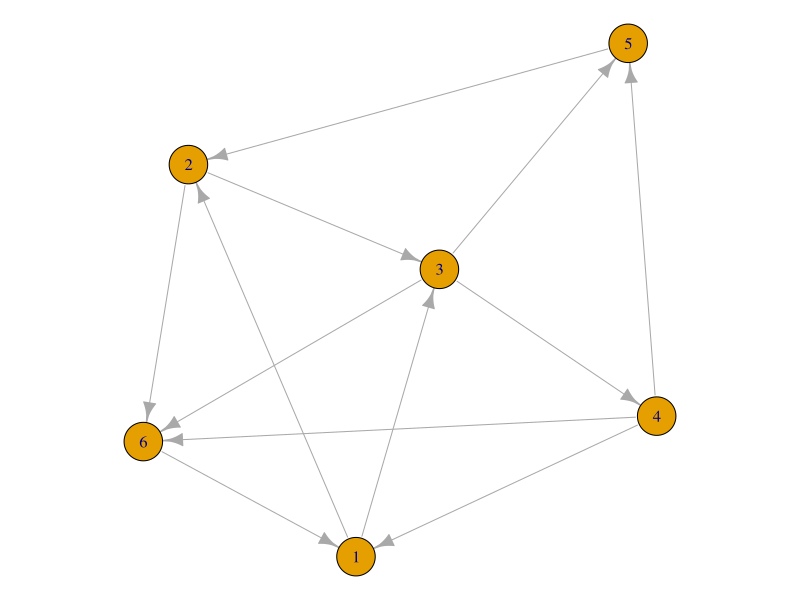

This figure's R source:
## ---- chunk 1
library(igraph) #load the igraph library
digraph_list <- list(c(2,3), 
                    c(3,6), 
                    c(4,5,6), 
                    c(1,5,6), 
                    c(2), 
                    c(1))
M <- graph_from_adj_list(digraph_list, mode="out") 
## ---- chunk 2
oldPar <- par(mar=c(0.1,0.1,0.1,0.1)) # reduce the margins
set.seed(1234) # fix the randomization of the following plot command
plot(M)
par(oldPar) # restore the default margins
